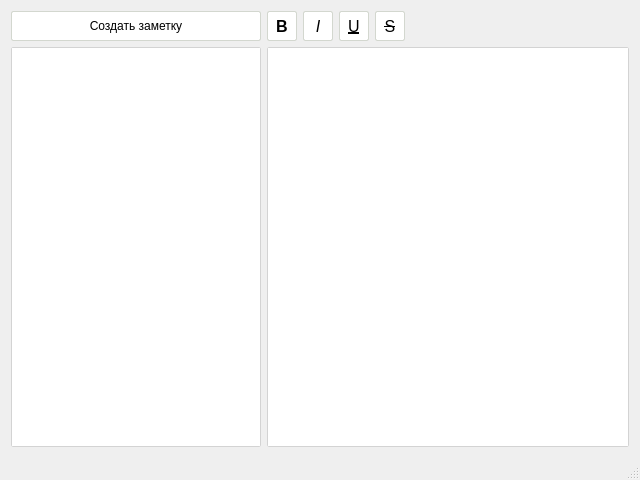
<?xml version="1.0" encoding="UTF-8"?>
<ui version="4.0">
 <class>MainWindow</class>
 <widget class="QMainWindow" name="MainWindow">
  <property name="geometry">
   <rect>
    <x>0</x>
    <y>0</y>
    <width>640</width>
    <height>480</height>
   </rect>
  </property>
  <property name="windowTitle">
   <string>Notes</string>
  </property>
  <widget class="QWidget" name="centralWidget">
   <layout class="QGridLayout" name="gridLayout_2">
    <item row="0" column="0">
     <layout class="QGridLayout" name="gridLayout">
      <item row="1" column="0">
       <widget class="QPushButton" name="btnCreateANote">
        <property name="minimumSize">
         <size>
          <width>250</width>
          <height>30</height>
         </size>
        </property>
        <property name="maximumSize">
         <size>
          <width>250</width>
          <height>30</height>
         </size>
        </property>
        <property name="styleSheet">
         <string notr="true">QPushButton{
	background-color: white;
	border: 1px solid rgb(211, 215, 207);
	border-radius: 2px;
}

QPushButton:hover{
	background-color: #E6E6E6;
	border: 1px solid rgb(211, 215, 207);	
	border-radius: 2px;
}

QPushButton:pressed{
	background-color: #006EFF;
	color: white;
	border: 1px solid rgb(211, 215, 207);
	border-radius: 2px;
}
</string>
        </property>
        <property name="text">
         <string>Создать заметку</string>
        </property>
       </widget>
      </item>
      <item row="2" column="1">
       <widget class="QTextEdit" name="mainText">
        <property name="styleSheet">
         <string notr="true">QTextEdit{
	border: 1px solid lightgray;
	border-radius: 2px;
}</string>
        </property>
       </widget>
      </item>
      <item row="2" column="0">
       <widget class="QListWidget" name="listNotes">
        <property name="maximumSize">
         <size>
          <width>250</width>
          <height>16777215</height>
         </size>
        </property>
        <property name="styleSheet">
         <string notr="true">QListWidget{
	border: none;
	border: 1px solid lightgray;
	border-radius: 2px;
}

QListWidget::item:selected{
	background-color: #006EFF;
}

QListWidget::item:hover:!selected{
	background-color: #E6E6E6;
}</string>
        </property>
       </widget>
      </item>
      <item row="1" column="1">
       <layout class="QHBoxLayout" name="horizontalLayout">
        <item>
         <widget class="QPushButton" name="btnSetBold">
          <property name="sizePolicy">
           <sizepolicy hsizetype="Minimum" vsizetype="Minimum">
            <horstretch>0</horstretch>
            <verstretch>0</verstretch>
           </sizepolicy>
          </property>
          <property name="minimumSize">
           <size>
            <width>30</width>
            <height>30</height>
           </size>
          </property>
          <property name="maximumSize">
           <size>
            <width>30</width>
            <height>30</height>
           </size>
          </property>
          <property name="font">
           <font>
            <pointsize>12</pointsize>
            <weight>75</weight>
            <bold>true</bold>
           </font>
          </property>
          <property name="styleSheet">
           <string notr="true">QPushButton{
	background-color: white;
	border: 1px solid rgb(211, 215, 207);
	border-radius: 2px;
}

QPushButton:hover{
	background-color: #E6E6E6;
	border: 1px solid rgb(211, 215, 207);	
	border-radius: 2px;
}

QPushButton:pressed{
	background-color: #006EFF;
	color: white;
	border: 1px solid rgb(211, 215, 207);
	border-radius: 2px;
}
</string>
          </property>
          <property name="text">
           <string>B</string>
          </property>
         </widget>
        </item>
        <item>
         <widget class="QPushButton" name="btnSetItalic">
          <property name="minimumSize">
           <size>
            <width>30</width>
            <height>30</height>
           </size>
          </property>
          <property name="maximumSize">
           <size>
            <width>30</width>
            <height>30</height>
           </size>
          </property>
          <property name="font">
           <font>
            <pointsize>12</pointsize>
            <italic>true</italic>
           </font>
          </property>
          <property name="styleSheet">
           <string notr="true">QPushButton{
	background-color: white;
	border: 1px solid rgb(211, 215, 207);
	border-radius: 2px;
}

QPushButton:hover{
	background-color: #E6E6E6;
	border: 1px solid rgb(211, 215, 207);	
	border-radius: 2px;
}

QPushButton:pressed{
	background-color: #006EFF;
	color: white;
	border: 1px solid rgb(211, 215, 207);
	border-radius: 2px;
}
</string>
          </property>
          <property name="text">
           <string>I</string>
          </property>
         </widget>
        </item>
        <item>
         <widget class="QPushButton" name="btnUnderLine">
          <property name="minimumSize">
           <size>
            <width>30</width>
            <height>30</height>
           </size>
          </property>
          <property name="maximumSize">
           <size>
            <width>30</width>
            <height>30</height>
           </size>
          </property>
          <property name="font">
           <font>
            <pointsize>12</pointsize>
            <underline>true</underline>
           </font>
          </property>
          <property name="styleSheet">
           <string notr="true">QPushButton{
	background-color: white;
	border: 1px solid rgb(211, 215, 207);
	border-radius: 2px;
}

QPushButton:hover{
	background-color: #E6E6E6;
	border: 1px solid rgb(211, 215, 207);	
	border-radius: 2px;
}

QPushButton:pressed{
	background-color: #006EFF;
	color: white;
	border: 1px solid rgb(211, 215, 207);
	border-radius: 2px;
}

</string>
          </property>
          <property name="text">
           <string>U</string>
          </property>
         </widget>
        </item>
        <item>
         <widget class="QPushButton" name="btnStrike">
          <property name="minimumSize">
           <size>
            <width>30</width>
            <height>30</height>
           </size>
          </property>
          <property name="maximumSize">
           <size>
            <width>30</width>
            <height>30</height>
           </size>
          </property>
          <property name="font">
           <font>
            <pointsize>12</pointsize>
            <strikeout>true</strikeout>
           </font>
          </property>
          <property name="styleSheet">
           <string notr="true">QPushButton{
	background-color: white;
	border: 1px solid rgb(211, 215, 207);
	border-radius: 2px;
}

QPushButton:hover{
	background-color: #E6E6E6;
	border: 1px solid rgb(211, 215, 207);	
	border-radius: 2px;
}

QPushButton:pressed{
	background-color: #006EFF;
	color: white;
	border: 1px solid rgb(211, 215, 207);
	border-radius: 2px;
}
</string>
          </property>
          <property name="text">
           <string>S</string>
          </property>
         </widget>
        </item>
        <item>
         <spacer name="horizontalSpacer">
          <property name="orientation">
           <enum>Qt::Horizontal</enum>
          </property>
          <property name="sizeHint" stdset="0">
           <size>
            <width>40</width>
            <height>20</height>
           </size>
          </property>
         </spacer>
        </item>
       </layout>
      </item>
     </layout>
    </item>
   </layout>
  </widget>
  <widget class="QMenuBar" name="menuBar">
   <property name="geometry">
    <rect>
     <x>0</x>
     <y>0</y>
     <width>640</width>
     <height>19</height>
    </rect>
   </property>
  </widget>
  <widget class="QStatusBar" name="statusBar"/>
 </widget>
 <layoutdefault spacing="6" margin="11"/>
 <resources/>
 <connections/>
</ui>
